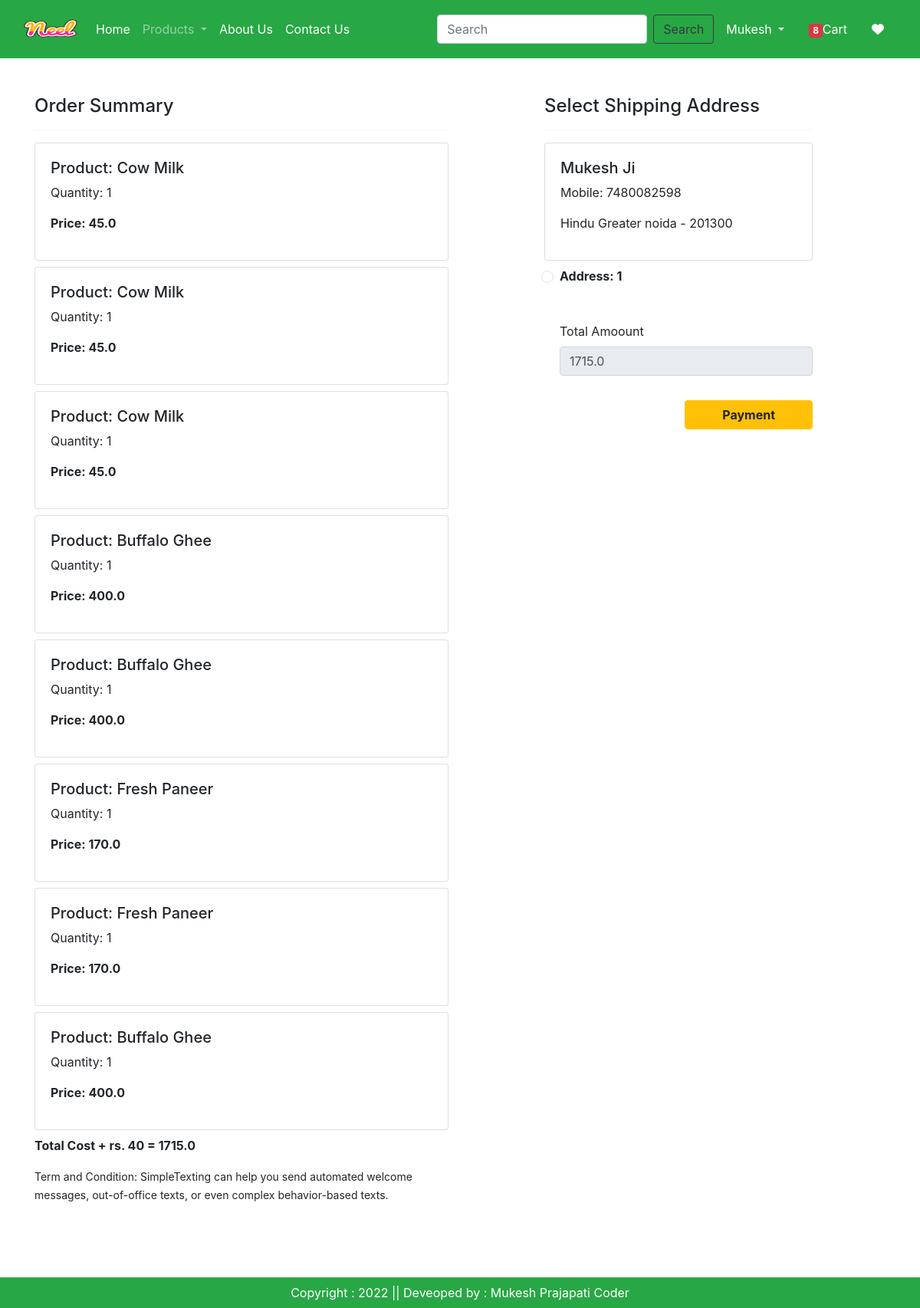
Screenshot of /checkout/ (signed in) with the database file from the repository.
### app/models.py (models this page shows, shortened)
class Cart(models.Model):
    user = models.ForeignKey(User,on_delete=models.CASCADE)
    product = models.ForeignKey(Product,on_delete=models.CASCADE)
    quantity = models.PositiveIntegerField(default=1)

class Product(models.Model):
    title = models.CharField(max_length=100)
    selling_price = models.FloatField()
    discounted_price = models.FloatField()
    description = models.TextField()
    composition = models.TextField(default='')
    prodapp = models.TextField(default='')
    category = models.CharField(choices=CATEGORY_CHOICES, max_length=2)
    product_image = models.ImageField(upload_to='product')

class Customer(models.Model):
    user = models.ForeignKey(User,on_delete=models.CASCADE)
    name = models.CharField(max_length=200)
    locality = models.CharField(max_length=200)
    city = models.CharField(max_length=50)
    mobile =models.IntegerField(default=0)
    state = models.CharField(choices=STATE_CHOICES, max_length=100)
    zipcode = models.IntegerField()

### app/views.py (the view, shortened to what this page needs)
# urls.py: path('checkout/',views.checkout.as_view(), name='checkout'),
@method_decorator(login_required,name='dispatch')
class checkout(View):
    def get(self , request):
        totalitem = 0
        wishitem=0
        if request.user.is_authenticated:
            totalitem = len(Cart.objects.filter(user=request.user))
            wishitem = len(Wishlist.objects.filter(user=request.user))
        user=request.user
        add=Customer.objects.filter(user=user)
        cart_items=Cart.objects.filter(user=user)
        famount = 0
        for p in cart_items:
            value = p.quantity * p.product.discounted_price
            famount = famount + value
        totalamount = famount + 40
        razoramount = int(totalamount * 100)
        client = razorpay.Client(auth=(settings.RAZOR_KEY_ID,settings.RAZOR_KEY_SECRET))
        data ={"amount":razoramount,"currency":"INR","receipt":"order_rcptid_11"}
        payment_response = client.order.create(data=data)
        order_id = payment_response['id']
        order_status = payment_response['status']
        return render(request, 'app/checkout.html',locals())

### app/templates/app/checkout.html (shortened to what this page needs)
{% extends 'app/base.html' %}
{% load static %}
{% block main-content %}
    <div class="container">
        <div class="row mt-5">
            <div class="col-sm-6">
                <h4>Order Summary</h4>
                <hr>
                {% for item in cart_items %}
                  <div class="card mb-2">
                    <div class="card-body">
                        <h5>Product: {{item.product.title}}</h5>
                        <p>Quantity: {{item.quantity}}</p>
                        <p class="fw-bold">Price: {{item.product.discounted_price}}</p>
                    </div>
                  </div>
                {% endfor %}
                <p class="fw-bold">Total Cost + rs. 40 = {{totalamount}}</P>
                <small>Term and Condition: SimpleTexting can help you send automated welcome messages, out-of-office texts, or even complex behavior-based texts. </small>
            </div>
            <div class="col-sm-4 offset-sm-1">
                <h4>Select Shipping Address</h4>
                <hr>
                <form method="post" id="myform">
                    {% for ad in add %}
                    <div class="card">
                        <div class="card-body">
                            <h5>{{ad.name}}</h5>
                            <p>Mobile: {{ad.mobile}}</p>
                            <p> {{ad.locality}} {{ad.city}} - {{ad.zipcode}}</p>
                        </div>
                    </div>
                    <div class="form-check mt-2 mb-5">
                        <input class="form-check-input" type="radio" name="custid" id="custadd{{forloop.counter}}" value="{{ad.id}}">
                        <label class="form-check-label fw-bold" for="custadd{{forloop.counter}}">
                            Address: {{forloop.counter}}</label>
                    </div>
                    {% endfor %}
                    <div class="form-check mb-3">
                        <label class="form-label " for="totamount">Total Amoount </label>
                        <input class="form-control" type="number" name="totamount"  value={{totalamount}} readonly >
                    </div>
                    <div class="text-end">
                        <button id="rzp-button1" type="submit" class="btn btn-warning mt-3 px-5 fw-bold">Payment</button>
                    </div>
                </form>
            </div>
        </div>
    </div>
{% endblock main-content %}

### rows the page displays
Cart: product "Cow Milk", quantity "1", product.discounted_price "45.0"
Cart: product "Cow Milk", quantity "1", product.discounted_price "45.0"
Cart: product "Cow Milk", quantity "1", product.discounted_price "45.0"
Cart: product "Buffalo Ghee", quantity "1", product.discounted_price "400.0"
Cart: product "Buffalo Ghee", quantity "1", product.discounted_price "400.0"
Cart: product "Fresh Paneer", quantity "1", product.discounted_price "170.0"
Cart: product "Fresh Paneer", quantity "1", product.discounted_price "170.0"
Cart: product "Buffalo Ghee", quantity "1", product.discounted_price "400.0"
Customer: name "Mukesh Ji", mobile "7480082598", locality "Hindu", city "Greater noida", zipcode "201300"

### other values shown
{{ totalitem }} "8"
{{ totalamount }} "1715.0"
